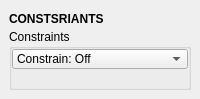
<?xml version="1.0" encoding="UTF-8"?>
<ui version="4.0">
 <class>QtUi</class>
 <widget class="QMainWindow" name="QtUi">
  <property name="enabled">
   <bool>true</bool>
  </property>
  <property name="geometry">
   <rect>
    <x>0</x>
    <y>0</y>
    <width>200</width>
    <height>99</height>
   </rect>
  </property>
  <property name="windowTitle">
   <string>Toolkit</string>
  </property>
  <property name="tabShape">
   <enum>QTabWidget::Triangular</enum>
  </property>
  <property name="dockNestingEnabled">
   <bool>true</bool>
  </property>
  <property name="dockOptions">
   <set>QMainWindow::AllowNestedDocks|QMainWindow::AllowTabbedDocks|QMainWindow::AnimatedDocks|QMainWindow::ForceTabbedDocks</set>
  </property>
  <widget class="QWidget" name="central_widget">
   <property name="minimumSize">
    <size>
     <width>200</width>
     <height>0</height>
    </size>
   </property>
   <layout class="QVBoxLayout" name="verticalLayout">
    <item>
     <layout class="QVBoxLayout" name="verticalLayout_2">
      <property name="spacing">
       <number>0</number>
      </property>
      <item>
       <widget class="Header" name="header">
        <property name="minimumSize">
         <size>
          <width>0</width>
          <height>20</height>
         </size>
        </property>
        <property name="font">
         <font>
          <weight>75</weight>
          <bold>true</bold>
         </font>
        </property>
        <property name="text">
         <string>CONSTSRIANTS</string>
        </property>
       </widget>
      </item>
      <item>
       <widget class="QGroupBox" name="Constaints">
        <property name="title">
         <string>Constraints</string>
        </property>
        <layout class="QVBoxLayout" name="verticalLayout_5">
         <property name="spacing">
          <number>1</number>
         </property>
         <property name="leftMargin">
          <number>0</number>
         </property>
         <property name="topMargin">
          <number>0</number>
         </property>
         <property name="rightMargin">
          <number>0</number>
         </property>
         <property name="bottomMargin">
          <number>0</number>
         </property>
         <item>
          <widget class="ComboBox" name="cmb001">
           <property name="minimumSize">
            <size>
             <width>0</width>
             <height>20</height>
            </size>
           </property>
           <property name="maximumSize">
            <size>
             <width>16777215</width>
             <height>20</height>
            </size>
           </property>
           <property name="toolTip">
            <string>Transform constraints.</string>
           </property>
           <property name="editable">
            <bool>false</bool>
           </property>
           <property name="sizeAdjustPolicy">
            <enum>QComboBox::AdjustToContents</enum>
           </property>
           <item>
            <property name="text">
             <string>Constrain: Off</string>
            </property>
           </item>
          </widget>
         </item>
         <item>
          <spacer name="verticalSpacer_2">
           <property name="orientation">
            <enum>Qt::Vertical</enum>
           </property>
           <property name="sizeHint" stdset="0">
            <size>
             <width>20</width>
             <height>40</height>
            </size>
           </property>
          </spacer>
         </item>
        </layout>
       </widget>
      </item>
     </layout>
    </item>
   </layout>
  </widget>
 </widget>
 <customwidgets>
  <customwidget>
   <class>Header</class>
   <extends>QLabel</extends>
   <header>uitk.widgets.header.Header.h</header>
  </customwidget>
  <customwidget>
   <class>ComboBox</class>
   <extends>QComboBox</extends>
   <header>uitk.widgets.comboBox.ComboBox.h</header>
  </customwidget>
 </customwidgets>
 <resources/>
 <connections/>
 <designerdata>
  <property name="gridDeltaX">
   <number>5</number>
  </property>
  <property name="gridDeltaY">
   <number>5</number>
  </property>
  <property name="gridSnapX">
   <bool>true</bool>
  </property>
  <property name="gridSnapY">
   <bool>true</bool>
  </property>
  <property name="gridVisible">
   <bool>true</bool>
  </property>
 </designerdata>
</ui>
